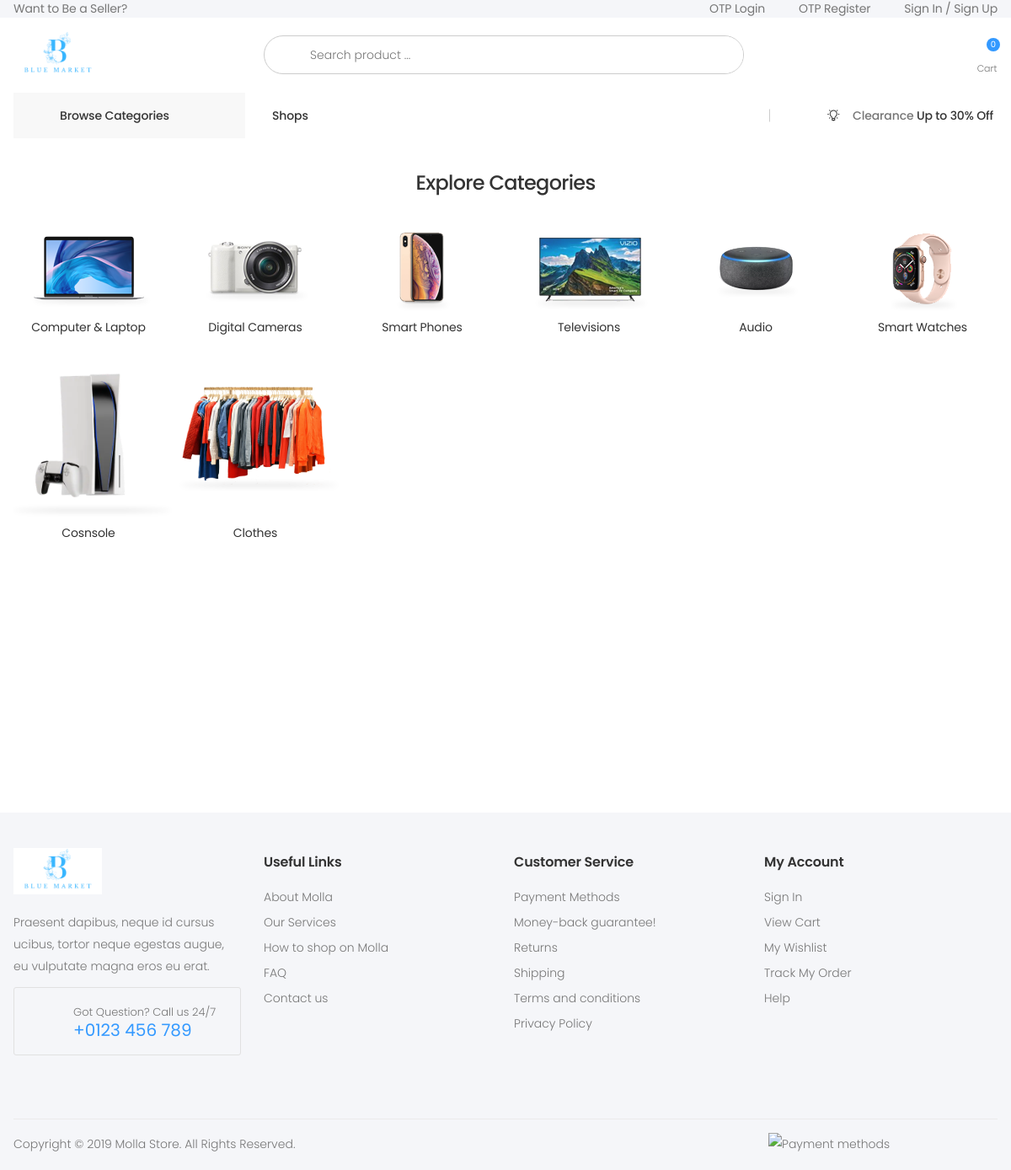
Page /all_categories/ on the committed database.
### website/models.py (models this page shows, shortened)
class Category(models.Model):
    name = models.CharField(max_length=100)
    description = models.TextField()
    image = models.ImageField(
        upload_to='category/%Y/%m/%d/', blank=True, null=True, default='default.jpg')
    parent = models.ForeignKey('self', null=True, blank=True,
                               on_delete=models.DO_NOTHING, related_name='sub_categories')

### website/views.py (the view)
# urls.py: path('all_categories/',AllCategoriesListView.as_view(),name='all-categories'),
@method_decorator(roles_required('customer', 'admin', 'anonymous'), name='dispatch')
class AllCategoriesListView(ListView):
    model = Category
    template_name = 'website/all-categories.html'
    context_object_name = 'categoriess'
    paginate_by = 6

### orders/cart.py (called while the page is built)
    def __len__(self):
        return len(self.cart.keys())

### orders/context_processors.py (called while the page is built)
def cart(request):
    return {'cart':Cart(request)}

### vendors/context_processors.py (called while the page is built)
def myvendor(request):
    if request.user.is_authenticated:
        vendors = Vendor.objects.prefetch_related('user').filter(user=request.user.id)
        return {'my_vendor': vendors}
    else:
        return {}

### website/context_processors.py (called while the page is built)
def product_and_category(request):
    categories = Category.objects.all()
    products = Product.objects.all()
    vendors = Vendor.objects.all()
    return {'categories': categories, 'products': products, 'vendors': vendors}

### templates/website/all-categories.html (shortened to what this page needs)
{% extends "website/base.html" %}
{% load static %}
{% block header %}
{% include "website/header.html" with category=category %}
{% endblock header %}
{% block content %}
<div class="page-wrapper">
    <main class="main">
        <div class="container">
            <h2 class="title text-center mb-4">Explore Categories</h2>
            <div class="cat-blocks-container">
                <div class="row">
                    {% for cat in categories %}
                    {% if not cat.parent %}
                    <div class="col-6 col-sm-4 col-lg-2">
                        <a href="{% url 'website:sub-categories' cat.pk %}" class="cat-block">
                            <figure>
                                <span>
                                    <img src={{cat.image.url}} alt="Category image">
                                </span>
                            </figure>
                            <h3 class="cat-block-title">{{cat.name}}</h3>
                        </a>
                    </div>
                    {%endif%}
                    {% endfor %}
                </div>
            </div>
        </div>
    </div>
{% endblock content %}
{% block footer %}
{% include "website/footer.html" %}
{% endblock footer %}

### statics/assets/css/skins/skin-demo-4.css (style rules this page uses)
a { color:#39f }

### statics/assets/css/demos/demo-4.css (style rules this page uses)
.cat-blocks-container { padding-top:.5rem }
.cat-blocks-container [class*="col-"] { display:flex;align-items:stretch;justify-content:center }
.cat-block { display:flex;flex-direction:column;justify-content:flex-end;align-items:center;text-align:center;margin-bottom:3rem }
.cat-block figure { display:inline-flex;align-items:center;position:relative;flex:1;margin:0 }
.cat-block figure span { position:relative }
.cat-block figure span:after { content:'';display:block;position:absolute;bottom:-.2rem;left:45%;width:105%;margin-left:-45%;height:.3rem;border-radius:50%;background-color:rgba(0,0,0,0.3);transition:all 0.35s ease;filter:blur(3px);opacity:.5 }
.cat-block img { margin-left:auto;margin-right:auto;transition:transform 0.35s ease }
.cat-block-title { color:#333;font-weight:400;font-size:1.4rem;letter-spacing:-.01em;margin-top:2rem;margin-bottom:0 }

### rows in the picture
Category: image (picture), name "Computer & Laptop"
Category: image (picture), name "Digital Cameras"
Category: image (picture), name "Smart Phones"
Category: image (picture), name "Televisions"
Category: image (picture), name "Audio"
Category: image (picture), name "Smart Watches"
Category: image (picture), name "Cosnsole"
Category: image (picture), name "Clothes"

### other values in the picture
{{ cart|length }} "0"
